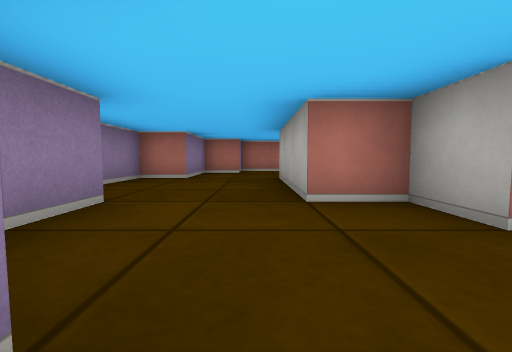
[1] (above)

14 first-person views from a walk through a cub3D level. The camera is about half as high as the walls, tilts 4° down and sees 90° across. The floor is counted in squares. Each view is taken from the middle of a square. On the plan, view 1 faces up. The plan holds only what a view shows up to about 9 squares ahead; the rest is blank.

[2]
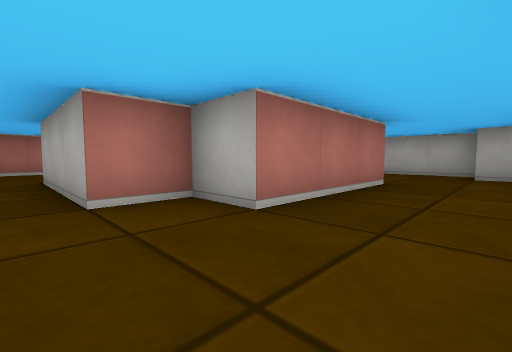

[3]
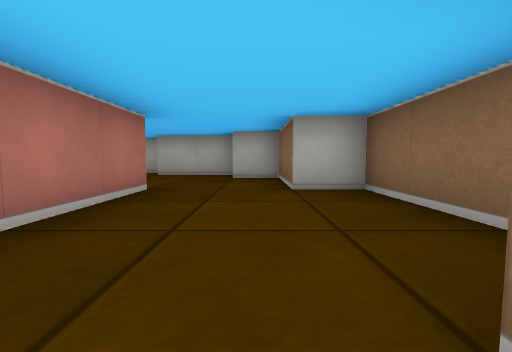

[4]
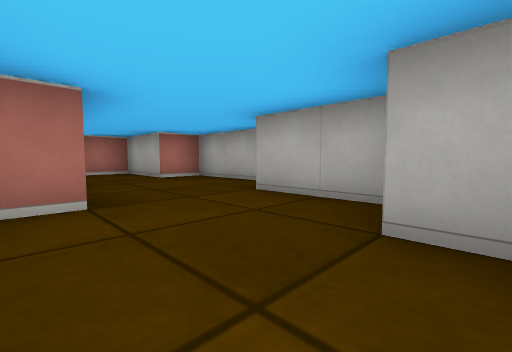

[5]
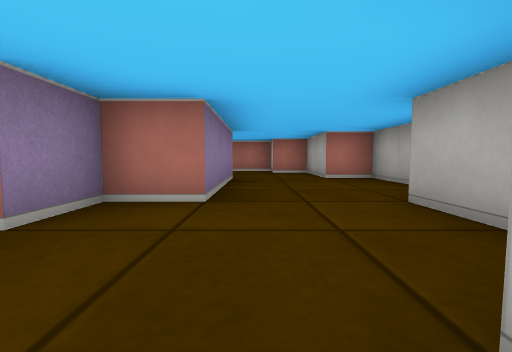

[6]
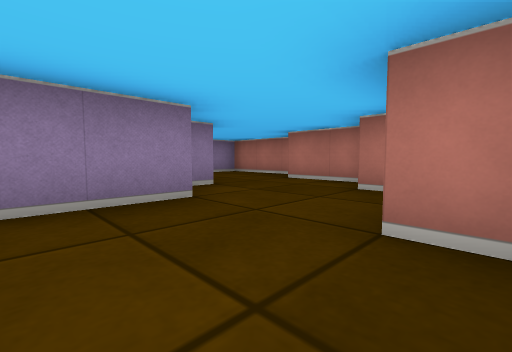

[7]
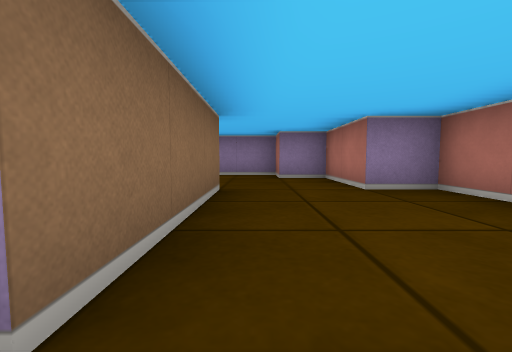

[8]
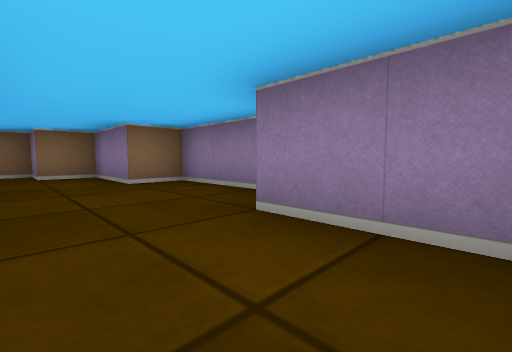

[9]
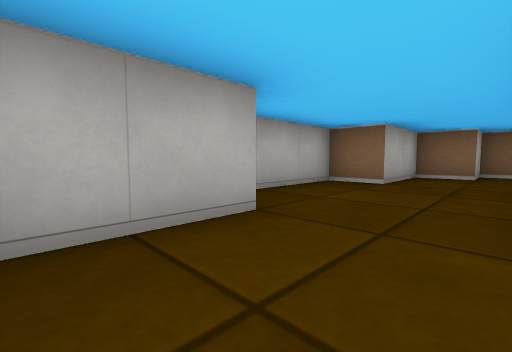

[10]
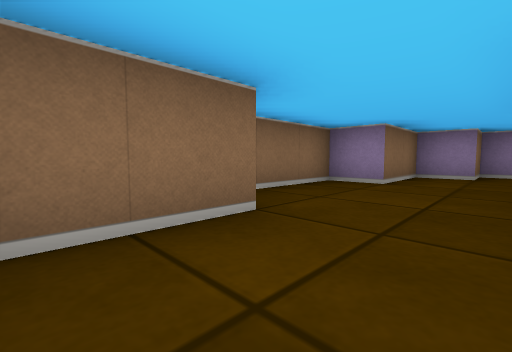

[11]
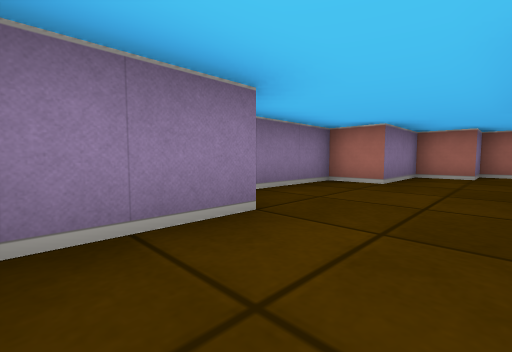

[12]
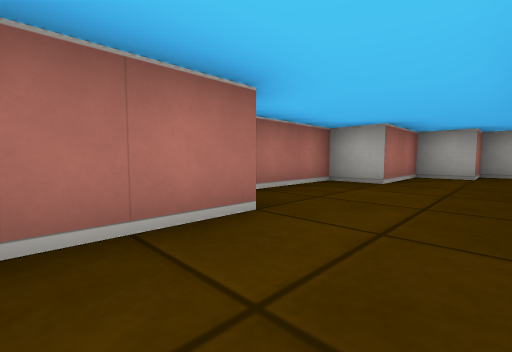

[13]
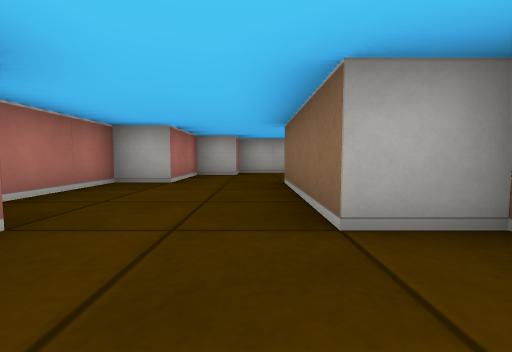

[14]
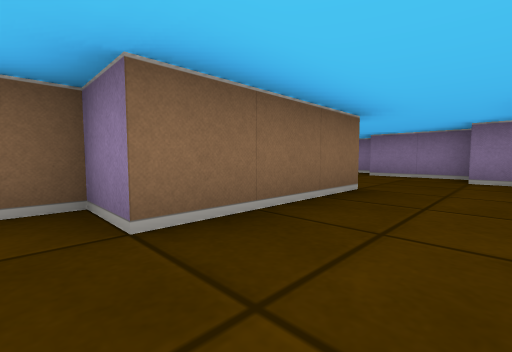

### Floor plan
Points are (right, up) in squares from view 1. A wall is a line through its corners. A room is listed if a view was taken in it or the views show most of it. See-through windows are left out.
Room 1 (views 1, 2, 3, 4, 5, 6, 7, 8, 9, 10, 11, 12, 13, 14)
walls: (1.5, 5.4) (1.5, 6.5) (4.5, 6.5) (4.5, 5.5) (5.1, 5.5); (-0.5, 7.5) (-1.5, 7.5) (-1.5, 5.5) (-2.5, 5.5) (-2.5, 2.5) (-1.5, 2.5) (-1.5, 0.5) (-0.5, 0.5) (-0.5, -0.5) (1.5, -0.5) (1.5, -1.5) (4.5, -1.5) (4.5, -0.5) (6.5, -0.5) (6.5, 0.5) (7.5, 0.5) (7.5, 2.5) (8.5, 2.5) (8.5, 5.5) (7.5, 5.5) (7.5, 7.5) (6.5, 7.5) (6.5, 8.5) (4.5, 8.5) (4.5, 9.5) (1.5, 9.5) (1.5, 8.5) (-0.5, 8.5) (-0.5, 7.5); (5.5, 5.6) (5.5, 2.5) (4.5, 2.5) (4.5, 1.5) (1.5, 1.5) (1.5, 2.5) (0.5, 2.5) (0.5, 5.5)

Positions as (right, up) in squares from view 1, and headings:
1: (0, 0), facing up
2: (0, 0), facing up-right
3: (1, 0), facing right
4: (5, 0), facing up-right
5: (6, 0), facing up
6: (8, 4), facing up-left
7: (5, 7), facing left
8: (0, 7), facing down-left
9: (6, 7), facing down-right
10: (6, 1), facing down-left
11: (0, 1), facing up-left
12: (0, 7), facing up-right
13: (0, 7), facing right
14: (5, 8), facing down-left
